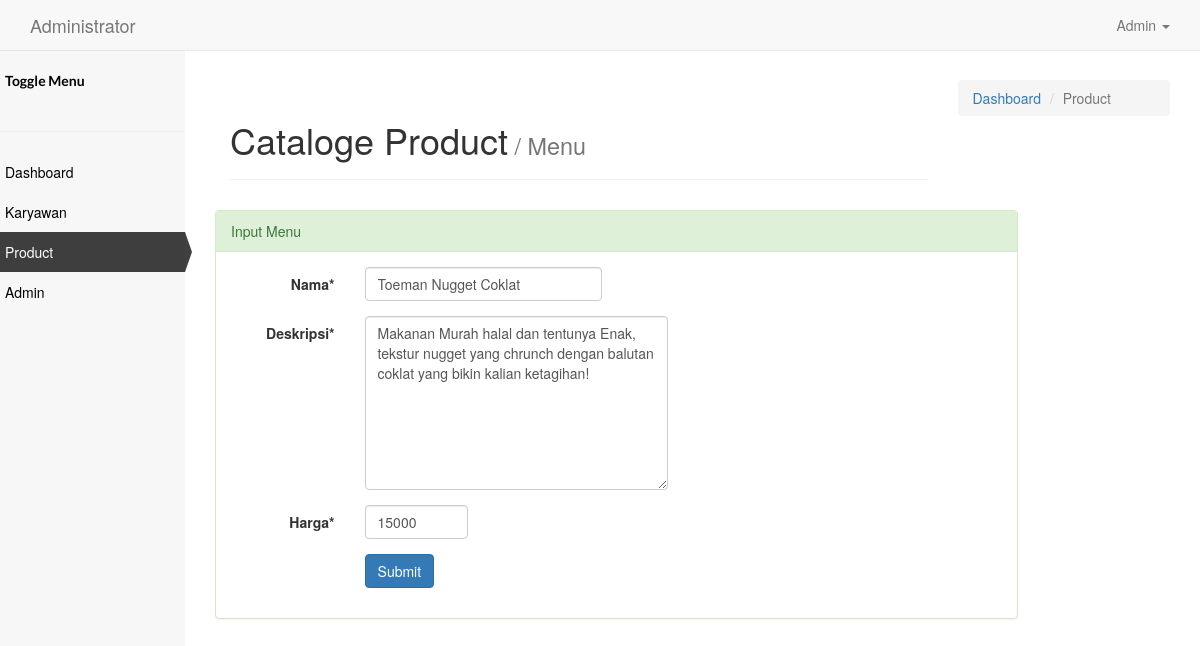
/index.php/product/edit/001, run on the app's committed database.
### tables this page shows
CREATE TABLE IF NOT EXISTS `product` (
  `id` int(3) unsigned zerofill NOT NULL AUTO_INCREMENT,
  `nama` varchar(50) NOT NULL,
  `deskripsi` text NOT NULL,
  `harga` int(9) NOT NULL,
  `gambar` varchar(20) NOT NULL,
  PRIMARY KEY (`id`)
);

### application/controllers/Product.php (called while the page is built, shortened)
<?php
class Product extends CI_Controller {
	public function __construct(){
			$this->load->model('product_model');
			$this->load->helper('url_helper');
	}
public function edit($id){
	$this->load->helper('form');
  $this->load->library('form_validation');
	$this->form_validation->set_rules('nama', 'Product Name', 'required');
	$this->form_validation->set_rules('deskripsi', 'Product Description', 'required');
	$this->form_validation->set_rules('harga', 'Product Price', 'required|integer');
	if($this->form_validation->run() === FALSE){
		$this->session->set_flashdata('info', 'Edit Data Gagal');
		$data['p'] = $this->product_model->GetIdProduct($id);
		$this->load->view('product/edit', $data);
	} else {
		$this->product_model->UpdateProduct($id );
		$this->session->set_flashdata('info', 'Edit Data Berhasil');
		redirect('product');
	}
	}
}

### index.php (called while the page is built, shortened)
<?php
require_once BASEPATH.'core/CodeIgniter.php';

### application/models/Product_model.php (called while the page is built, shortened)
<?php
class Product_Model extends CI_Model{
  public function GetIdProduct($id = FALSE){
      $query = $this ->db->get_where('product', array('id' => $id));
      return $query->row_array();
}
}

### application/views/product/edit.php (the view, shortened to what this page needs)
<!DOCTYPE html>
<html>
  <head>
    <link rel="stylesheet" href="<?php echo base_url()."asset/"; ?>css/bootstrap.min.css">
    <link rel="stylesheet" href="<?php echo base_url()."asset/"; ?>css/dashboard.css">
    <link rel="stylesheet" href="https://cdnjs.cloudflare.com/ajax/libs/font-awesome/4.7.0/css/font-awesome.min.css">
  </head>
  <body>
    <nav class="navbar navbar-default navbar-fixed-top">
        <div class="container">
          <div class="navbar-header">
      <a class="navbar-brand" href="#">
        Administrator
      </a>
    </div>
    <div class="collapse navbar-collapse" id="bs-example-navbar-collapse-1">
      <ul class="nav navbar-nav navbar-right">
        <li class="dropdown"><a href="#" class="dropdown-toggle" data-toggle="dropdown"><span
                    class="glyphicon glyphicon-user"></span> Admin <b class="caret"></b></a>
                </li>
        </ul>
      </div>
        </div>
      </nav>
            <div class="container-side">
          	<div class="row">
          		<div class="wrapper">
              	    <div class="side-bar">
                          <ul>
                              <li class="menu-head">
                               <a href="#" class="push_menu"><span class="glyphicon glyphicon-menu-hamburger pull-right"></span><strong>Toggle Menu</strong></a>
                              </li>
                              <hr>
                              <div class="menu">
                                  <li>
                                      <a href="<?php echo base_url()."index.php/dashboard"; ?>"><span class="glyphicon glyphicon-home pull-right"></span>Dashboard </a>
                                  </li>
                                  <li>
                                      <a href="<?php echo base_url()."index.php/karyawan"; ?>"><span class="glyphicon glyphicon-user pull-right"></span>Karyawan</a>
                                  </li>
                                  <li>
                                      <a href="<?php echo base_url()."index.php/product"; ?>"  class="active"><span class="glyphicon glyphicon-list pull-right"></span> Product</a>
                                  </li>
                                  <li>
                                      <a href="<?php echo base_url()."index.php/admin"; ?>"><span class="glyphicon glyphicon glyphicon-lock pull-right"></span>Admin </a>
                                  </li>
                              </div>
                          </ul>
              	    </div>
          		</div>
          	</div>
          </div>
          <div class="wrapper">
            <div class="content">
              <div class="col-md-12">
                <div class="col-md-9">
                  <div class="page-header">
                    <h1>Cataloge Product<small>  / Menu</small></h1>
                  </div>
                </div>
                <div class="col-md-3">
                  <ol class="breadcrumb">
                  <li><a href="#">Dashboard</a></li>
                  <li class="active">Product</li>
                </div>
                </div>
                <div class="col-lg-10">
                  <div class="panel panel-success">
                    <div class="panel-heading">Input Menu <a href="<?php echo base_url()."index.php/product"; ?>"><span class="glyphicon glyphicon-remove" style="float: right;"></span></a></div>
                    <div class="panel-body">
                        <?= form_open_multipart('product/edit', ['class'=>'form-horizontal']) ?>
                      <form class="form-horizontal" method="POST" enctype="multipart/form-data">
                        <div class="form-group">
                            <label class="control-label col-xs-2">Nama*</label>
                            <div class="col-xs-4">
                                <input type="text" id="nama" class="form-control" name="nama" value="<?php echo $p['nama']; ?>" required>
                            </div>
                        </div>
                        <div class="form-group  ">
                            <label class="control-label col-xs-2">Deskripsi*</label>
                            <div class="col-xs-5">
                              <textarea name="deskripsi" class="form-control" rows="8" cols="80" required><?php echo $p['deskripsi']; ?></textarea>
                            </div>
                        </div>
                        <div class="form-group  ">
                            <label class="control-label col-xs-2">Harga*</label>
                            <div class="col-xs-2">
                                <input type="number" id="harga" class="form-control" name="harga" value="<?php echo $p['harga']; ?>" required>
                            </div>
                        </div>
                        <div class="form-group">
                            <div class="col-xs-offset-2 col-xs-10">
                                <button type="submit" class="btn btn-primary">Submit</button>
                            </div>
                        </div>
                    </form>
                      <?= form_close() ?>
                    </div>
                  </div>
                </div>
            </div>
          </div>
  </body>
</html>

### asset/css/dashboard.css (style rules this page uses)
.container-side { width:800px; margin: 0px; overflow:hidden; display:inline-block; }
.side-bar { background:#f7f7f7; position:fixed; height:100%; margin-top: 35px; width:200px; color:#fff; transition: margin-left 0.5s; }
.side-bar ul { list-style:none; padding:0px; }
.side-bar ul li.menu-head { font-family: 'Lato', sans-serif; padding:20px; }
.side-bar ul li.menu-head a { color:#000; text-decoration:none; height:30px; }
.side-bar ul .menu-head a { color:#000; text-decoration:none; height:20px; }
.side-bar ul .menu li a { color:#000; text-decoration:none; display:inline-table; width:100%; padding-left:20px; padding-right:20px; padding-top:10px; padding-bottom:10px; }
.side-bar ul .menu li a.active { padding-left:17px; background:rgba(0, 0, 0, 0.75); color: #fff; border-left:3px solid #ECECEA; }
.side-bar ul .menu li a.active:before { content:""; position: absolute; width: 0; height: 0; border-top: 20px solid transparent; border-bottom: 20px solid transparent; border-left: 7px solid rgba(0, 0, 0, 0.75); margin-top: -10px; margin-left: 180px; }
.content { padding-left: 200px; padding-top: 60px; transition: padding-left 0.5s; }

### data on the page
product: nama "Toeman Nugget Coklat", deskripsi "Makanan Murah halal dan tentunya Enak, tekstur nugget yang chrunch dengan balutan coklat yang bikin kalian ketagihan!", harga "15000"
